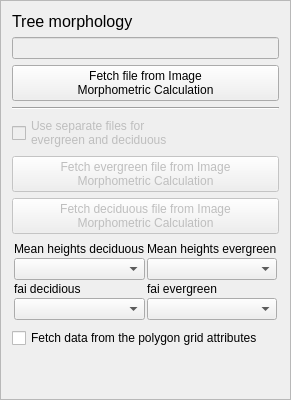
    <widget class="QFrame" name="frame_2">
     <property name="frameShape">
      <enum>QFrame::StyledPanel</enum>
     </property>
     <property name="frameShadow">
      <enum>QFrame::Raised</enum>
     </property>
     <layout class="QVBoxLayout" name="verticalLayout">
      <item>
       <widget class="QLabel" name="label_14">
        <property name="text">
         <string>&lt;!DOCTYPE HTML PUBLIC &quot;-//W3C//DTD HTML 4.0//EN&quot; &quot;http://www.w3.org/TR/REC-html40/strict.dtd&quot;&gt;
&lt;html&gt;&lt;head&gt;&lt;meta name=&quot;qrichtext&quot; content=&quot;1&quot; /&gt;&lt;style type=&quot;text/css&quot;&gt;
p, li { white-space: pre-wrap; }
&lt;/style&gt;&lt;/head&gt;&lt;body style=&quot; font-family:'MS Shell Dlg 2'; font-size:8pt; font-weight:400; font-style:normal;&quot;&gt;
&lt;p style=&quot; margin-top:0px; margin-bottom:0px; margin-left:0px; margin-right:0px; -qt-block-indent:0; text-indent:0px;&quot;&gt;&lt;span style=&quot; font-size:12pt;&quot;&gt;Tree morphology&lt;/span&gt;&lt;/p&gt;&lt;/body&gt;&lt;/html&gt;</string>
        </property>
       </widget>
      </item>
      <item>
       <widget class="QLineEdit" name="textInputIMPVegData">
        <property name="enabled">
         <bool>false</bool>
        </property>
       </widget>
      </item>
      <item>
       <widget class="QPushButton" name="pushButtonImportIMPVeg">
        <property name="enabled">
         <bool>true</bool>
        </property>
        <property name="text">
         <string>Fetch file from Image 
Morphometric Calculation</string>
        </property>
       </widget>
      </item>
      <item>
       <widget class="Line" name="line">
        <property name="orientation">
         <enum>Qt::Horizontal</enum>
        </property>
       </widget>
      </item>
      <item>
       <widget class="QCheckBox" name="checkBox_files">
        <property name="enabled">
         <bool>false</bool>
        </property>
        <property name="text">
         <string>Use separate files for 
evergreen and deciduous</string>
        </property>
        <property name="checked">
         <bool>false</bool>
        </property>
       </widget>
      </item>
      <item>
       <widget class="QPushButton" name="pushButtonImportIMPVeg_eve">
        <property name="enabled">
         <bool>false</bool>
        </property>
        <property name="text">
         <string>Fetch evergreen file from Image 
Morphometric Calculation</string>
        </property>
       </widget>
      </item>
      <item>
       <widget class="QPushButton" name="pushButtonImportIMPVeg_dec">
        <property name="enabled">
         <bool>false</bool>
        </property>
        <property name="text">
         <string>Fetch deciduous file from Image 
Morphometric Calculation</string>
        </property>
       </widget>
      </item>
      <item>
       <widget class="QFrame" name="IMPveg_Frame">
        <property name="sizePolicy">
         <sizepolicy hsizetype="Expanding" vsizetype="Expanding">
          <horstretch>0</horstretch>
          <verstretch>0</verstretch>
         </sizepolicy>
        </property>
        <property name="frameShape">
         <enum>QFrame::NoFrame</enum>
        </property>
        <property name="frameShadow">
         <enum>QFrame::Sunken</enum>
        </property>
        <property name="lineWidth">
         <number>1</number>
        </property>
        <layout class="QGridLayout" name="gridLayout_10">
         <property name="margin">
          <number>2</number>
         </property>
         <property name="spacing">
          <number>2</number>
         </property>
         <item row="1" column="0">
          <widget class="QLabel" name="label_31">
           <property name="text">
            <string>Mean heights deciduous</string>
           </property>
          </widget>
         </item>
         <item row="2" column="1">
          <widget class="QComboBox" name="IMPveg_mean_eve"/>
         </item>
         <item row="2" column="0">
          <widget class="QComboBox" name="IMPveg_mean_dec"/>
         </item>
         <item row="1" column="1">
          <widget class="QLabel" name="label_35">
           <property name="text">
            <string>Mean heights evergreen</string>
           </property>
          </widget>
         </item>
         <item row="7" column="0">
          <widget class="QLabel" name="label_32">
           <property name="text">
            <string>fai decidious</string>
           </property>
          </widget>
         </item>
         <item row="8" column="0">
          <widget class="QComboBox" name="IMPveg_fai_dec"/>
         </item>
         <item row="7" column="1">
          <widget class="QLabel" name="label_36">
           <property name="text">
            <string>fai evergreen</string>
           </property>
          </widget>
         </item>
         <item row="8" column="1">
          <widget class="QComboBox" name="IMPveg_fai_eve"/>
         </item>
        </layout>
       </widget>
      </item>
      <item>
       <widget class="QCheckBox" name="IMPveg_checkBox">
        <property name="text">
         <string>Fetch data from the polygon grid attributes</string>
        </property>
       </widget>
      </item>
      <item>
       <spacer name="verticalSpacer_3">
        <property name="orientation">
         <enum>Qt::Vertical</enum>
        </property>
        <property name="sizeHint" stdset="0">
         <size>
          <width>20</width>
          <height>40</height>
         </size>
        </property>
       </spacer>
      </item>
     </layout>
    </widget>
